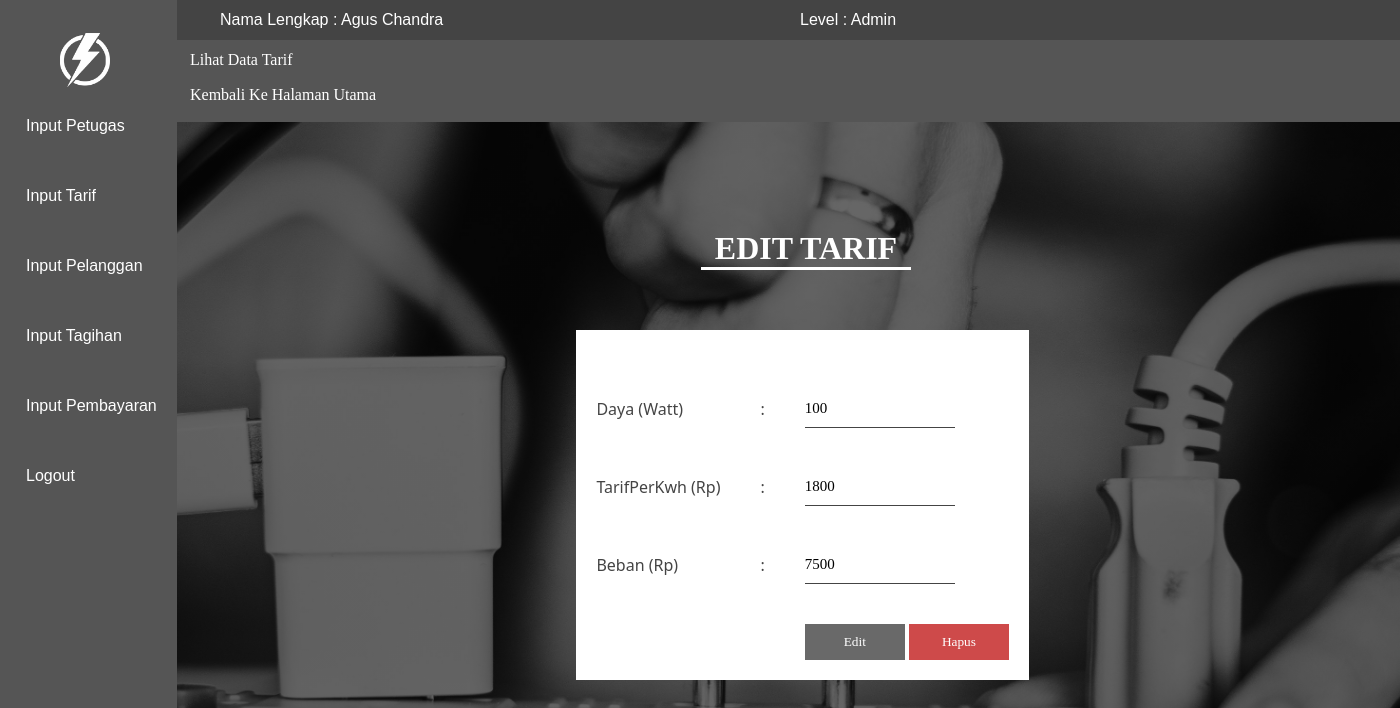
Screenshot of /tarif/edit-tarif.php?kode=1 (signed in) with the database file from the repository.
### tables this page shows
CREATE TABLE `tbtarif` (
  `KodeTarif` int(11) NOT NULL,
  `Daya` int(11) NOT NULL,
  `TarifPerKwh` int(11) NOT NULL,
  `Beban` int(11) NOT NULL
);

### koneksi.php (called while the page is built, shortened)
<?php
function query($sql){
    $query = mysql_query($sql);
    return $query;
}
function jadiArray($query){
    $hasil = mysql_fetch_array($query);
    return $hasil;
}
?>

### tarif/edit-tarif.php (the view, shortened to what this page needs)
<?php
    include '../koneksi.php';
if(isset($_SESSION['Admin']) || isset($_SESSION['Petugas']))
{
    $kode = $_GET['kode'];
    $query = query("select * from tbtarif where KodeTarif='$kode'");
    $hasil = jadiArray($query);
?>
<!DOCTYPE html>
<html lang="en">
<head>
    <link rel="stylesheet" href="../style.css">
</head>
<body>
    <?php include "../navbar.php"; ?>
    <div class="container">
        <center>
            <h1>Edit tarif</h1>
            <hr>
        </center>
        <br>
        <form action="proses-edit-tarif.php" method="post">
            <table class="tengah" align="center">
                <tr>
                    <td></td>
                    <td></td>
                    <td>
                    </td>
                </tr>
                <tr>
                    <td>Daya (Watt)</td>
                    <td>:</td>
                    <td>
                        <input type="text" name="Daya" id="" value="<?=$hasil['Daya'] ?>" required>
                    </td>
                </tr>
                <tr>
                    <td>TarifPerKwh (Rp)</td>
                    <td>:</td>
                    <td>
                        <input type="text" name="TarifPerKwh" id="" value="<?=$hasil['TarifPerKwh'] ?>" required>
                    </td>
                </tr>
                <tr>
                    <td>Beban (Rp)</td>
                    <td>:</td>
                    <td>
                        <input type="text" name="Beban" id="" value="<?=$hasil['Beban'] ?>" required>
                    </td>
                </tr>
                <tr>
                    <td></td>
                    <td></td>
                    <td>
                        <input type="submit" value="Edit" onclick="return confirm('yakin ingin edit ??');" id="">
                        <input type="reset" value="Hapus" id="">
                    </td>
                </tr>
            </table>
        </form>
    </div>
    <div class="navbawah">
        <a onclick="return confirm('tidak jadi edit ??');" href="tampil-tarif.php">Lihat Data Tarif</a>
        <br>
        <a href="../home.php">Kembali Ke Halaman Utama</a>
    </div>
</body>
</html>
<?php
    }
else
{
    echo"<script>
    alert('Anda Tidak Boleh Masuk');
    location.href='../home.php';
    </script>";
}
?>

### style.css (style rules this page uses)
* { margin: 0; padding: 0; }
body { background: linear-gradient(rgba(0, 0, 0, 0.6), rgba(0, 0, 0, 0.6)), url('img/bg2.jpg'); background-position: center; background-repeat: no-repeat; overflow-x: hidden; background-size: 1900px 1200px; background-attachment: fixed; }
input[type="text"] { border: none; background: none; outline: none; padding: 10px 0px; border-bottom: 1px solid #444; width: 150px; font-family: 'Segoue UI'; font-size: 15px; transition: .5s; }
input[type="submit"] { border: none; background: none; outline: none; padding: 10px 0px; background: #444; width: 100px; color: #fff; font-family: 'Segoue UI'; opacity: 0.8; transition: .5s; }
input[type="reset"] { font-family: 'Segoue UI'; border: none; background: none; outline: none; padding: 10px 0px; background: rgb(194, 29, 29); width: 100px; color: #fff; opacity: 0.8; transition: .5s; }
.container { position: absolute; top: 230px; right: 20px; width: 82%; z-index: -9; }
.container h1 { color: rgb(255, 255, 255); font-family: 'Franklin Gothic'; position: relative; text-transform: uppercase; }
.container hr { width: 210px; text-align: center; border: none; border-bottom: 3px solid rgb(255, 255, 255); }
.container table { border: none; padding: 20px; }
.container table tr { width: 80%; background: #fff; border: none; }
.container table tr td { background: #fff; border: none; padding: 20px; font-family: Segoe UI; color: #444; }
.tengah { position: absolute; top: 100px; left: 30%; border-collapse: collapse; }
.navbawah { position: absolute; top: 4%; left: 170px; width: 100%; background: #555; padding: 10px; z-index: -999; }
.navbawah a { width: 100px; color: #fff; line-height: 35px; padding: 10px; text-decoration: none; transition: .5s; }

### rows the page displays
tbtarif: Daya "100", TarifPerKwh "1800", Beban "7500"

### other values shown
$_SESSION['NamaLengkap'] "Agus Chandra"
